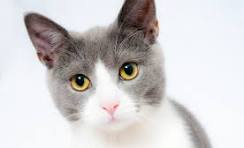
#> input picture computer_vision/cat.jpg, 244 x 148 px, found by its file name
$ python image.py
#> lines starting #> are read from the running program, lines starting #| are printed output that depends on the picture
#image loading
import cv2
import numpy as np

path ='computer_vision/cat.jpg'
img = cv2.imread(path)
#> img is the input picture: shape (148, 244, 3); mean B, G, R 206.9, 206.1, 208.9
print(img.size,img.shape)
#| 108336 (148, 244, 3)

#image modification
#rotate


img_r=cv2.rotate(img,cv2.ROTATE_90_CLOCKWISE)
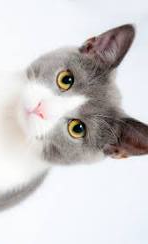
#> img_r: shape (244, 148, 3); mean B, G, R 206.9, 206.1, 208.9
#manual resize

img_rz_1=cv2.resize(img,(300,300))
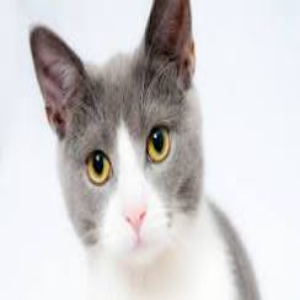
#> img_rz_1: shape (300, 300, 3); mean B, G, R 206.9, 206, 208.8
#fraction resize
img_rz_2=cv2.resize(img,(0,0),fx=.5,fy=.5)
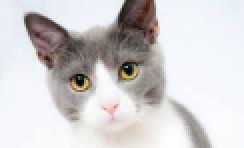
#> img_rz_2: shape (74, 122, 3) (shown 2 times larger); mean B, G, R 207, 206.2, 209

cv2.imshow('image',img)
cv2.imshow('image_r',img)
cv2.imshow('image_resized_1',img_rz_1)
cv2.imshow('image_resized_2',img_rz_2)
cv2.waitKey(0)
